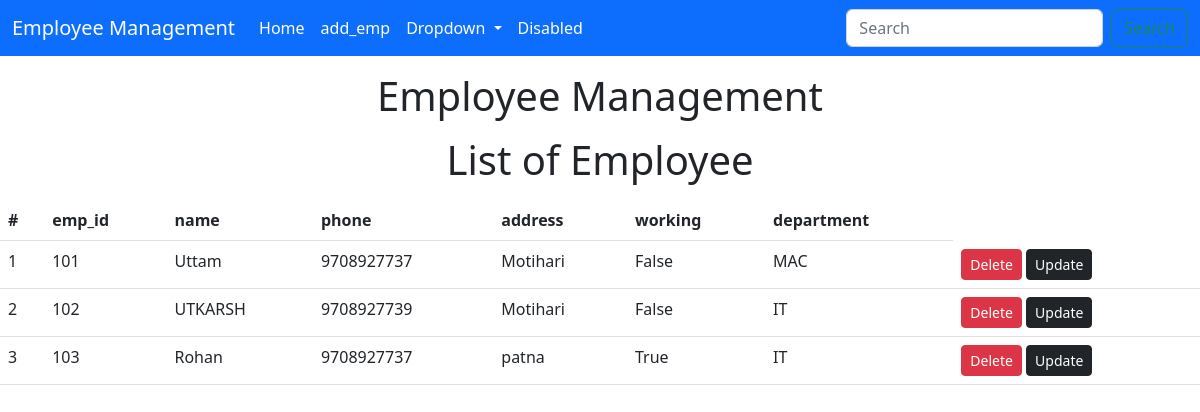
The page /emp/home/ on the database its author committed.
### emp/models.py (models this page shows)
class Emp(models.Model):
    name=models.CharField(max_length=200)
    emp_id=models.CharField(max_length=200)
    phone=models.CharField(max_length=10)
    address=models.CharField(max_length=150)
    working=models.BooleanField(default=True)
    department=models.CharField(max_length=20)

### emp/views.py (the view)
# urls.py: path("home/",emp_home),
def emp_home(request):
    emps=Emp.objects.all()
    return render(request,"emp/home.html",{'emps':emps})

### templates/emp/home.html (shortened to what this page needs)
<!doctype html>
<html lang="en">
  <head>
    <link href="https://cdn.jsdelivr.net/npm/bootstrap@5.2.2/dist/css/bootstrap.min.css" rel="stylesheet">
  </head>
  <body>
    {% include 'emp/navbar.html' %}
    <h1 class="text-center my-3">Employee Management</h1>
    <h1 class="text-center my-3">List of Employee</h1>
    <div>
        <table class="table">
            <thead>
              <tr>
                <th scope="col">#</th>
                <th scope="col">emp_id</th>
                <th scope="col">name</th>
                <th scope="col">phone</th>
                <th scope="col">address</th>
                <th scope="col">working</th>
                <th scope="col">department</th>
              </tr>
            </thead>
            <tbody>
                {% for e in emps %}
              <tr>
                <td>{{forloop.counter}}</td>
                <td>{{e.emp_id}}</td>
                <td>{{e.name}}</td>
                <td>{{e.phone}}</td>
                <td>{{e.address}}</td>
                <td>{{e.working}}</td>
                <td>{{e.department}}</td>
                <td>
                    <a href="/emp/delete-emp/{{e.id}}"<button class="btn btn-danger btn-sm">Delete</button></a>
                    <a href="/emp/update-emp/{{e.id}}"<button class="btn btn-dark btn-sm">Update</button></a>
                </td>
              </tr>
              {% endfor %}
            </tbody>
          </table>
    </div>
  </body>
</html>

### templates/emp/navbar.html (shortened to what this page needs)
<nav class="navbar navbar-expand-lg bg-primary">
    <div class="container-fluid">
      <a class="navbar-brand text-white" href="/emp/home/">Employee Management</a>
      <div class="collapse navbar-collapse" id="navbarSupportedContent">
        <ul class="navbar-nav me-auto mb-2 mb-lg-0">
          <li class="nav-item">
            <a class="nav-link active text-white" aria-current="page" href="/index/">Home</a>
          </li>
          <li class="nav-item">
            <a class="nav-link text-white" href="/emp/add-emp/">add_emp</a>
          </li>
          <li class="nav-item dropdown">
            <a class="nav-link dropdown-toggle text-white" href="#" role="button" data-bs-toggle="dropdown" aria-expanded="false">
              Dropdown
            </a>
          </li>
          <li class="nav-item">
            <a class="nav-link disabled text-white">Disabled</a>
          </li>
        </ul>
        <form class="d-flex" role="search">
          <input class="form-control me-2" type="search" placeholder="Search" aria-label="Search">
          <button class="btn btn-outline-success" type="submit">Search</button>
        </form>
      </div>
    </div>
  </nav>

### rows shown on the page
Emp: emp_id "101", name "Uttam", phone "9708927737", address "Motihari", working "False", department "MAC"
Emp: emp_id "102", name "UTKARSH", phone "9708927739", address "Motihari", working "False", department "IT"
Emp: emp_id "103", name "Rohan", phone "9708927737", address "patna", working "True", department "IT"
